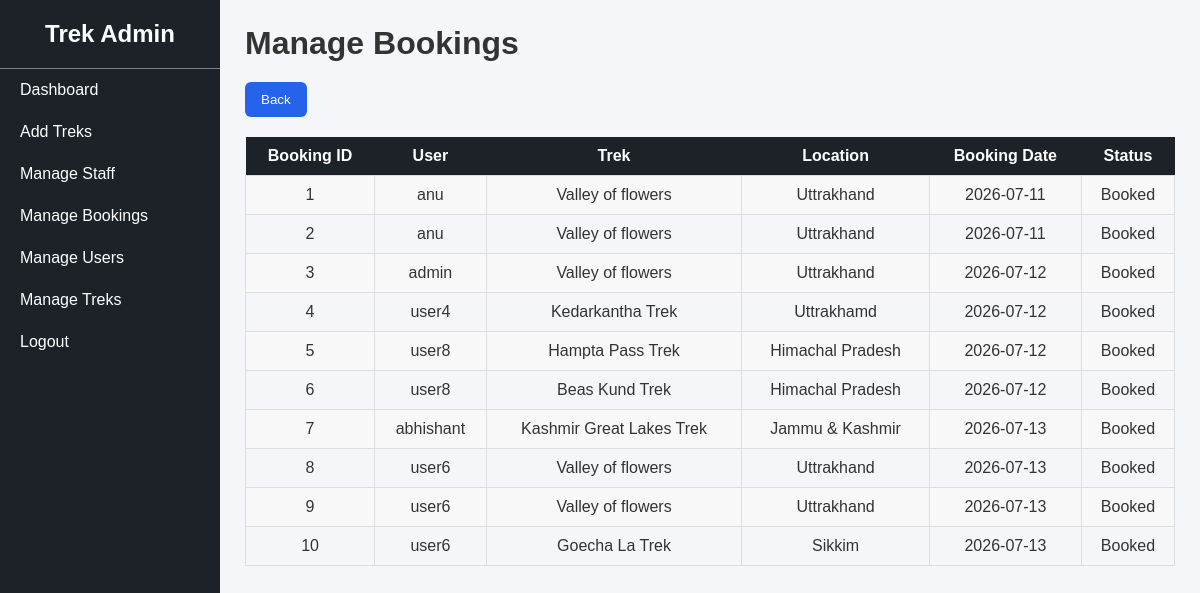
The app's page /manage_bookings (signed in), older data.
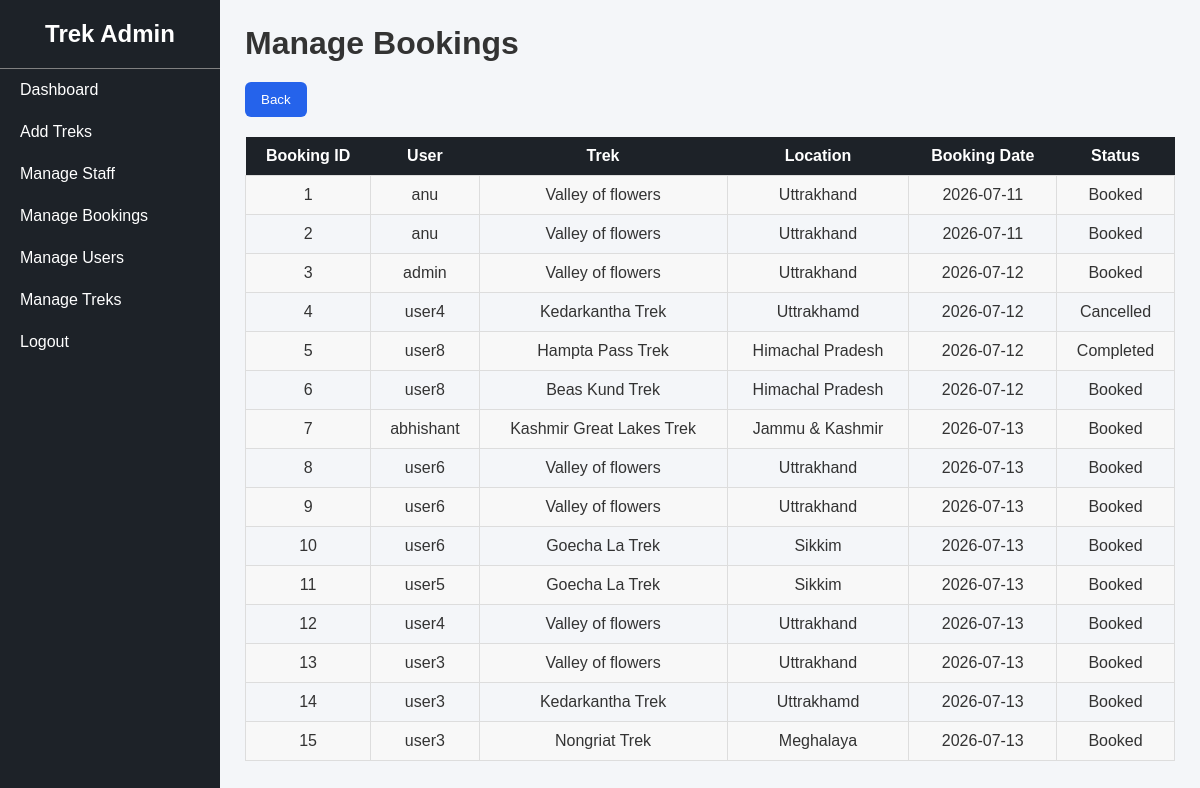
The same page, newer data.
### tables this page shows
CREATE TABLE bookings(
                 id INTEGER PRIMARY KEY AUTOINCREMENT,
                user_id INTEGER, 
                 username TEXT NOT NULL,
                 trek_id INTEGER,
                 booking_date DATE ,
                 status TEXT NOT NULL,
                 FOREIGN KEY(trek_id) REFERENCES treks(id),
                 FOREIGN KEY(user_id) REFERENCES users(id)
                 
                 );

CREATE TABLE treks(
                 id INTEGER PRIMARY KEY AUTOINCREMENT,
                 name TEXT NOT NULL,
                 location TEXT NOT NULL,
                 price INTEGER NOT NULL,
                 slots INTEGER NOT NULL,
                 difficulty TEXT NOT NULL,
                 duration INTEGER NOT NULL,
                 status TEXT NOT NULL DEFAULT 'Open',
                 assigned_staffID INTEGER NOT NULL,
                 start_date DATE ,
                 end_date DATE ,
                 description TEXT , image TEXT,
                 FOREIGN KEY (assigned_staffID) REFERENCES staff(id)
                 );

### app.py (the view)
@app.route("/manage_bookings")
def manage_bookings():
    if "user" not in session or session["user"] != "admin":
        return redirect("/login")
    conn = get_db_connnection()
    bookings = conn.execute("""
        SELECT
            bookings.id,
            bookings.username,
            treks.name,
            treks.location,
            bookings.booking_date,
            bookings.status
        FROM bookings
        JOIN treks
        ON bookings.trek_id = treks.id
    """).fetchall()
    conn.close()
    return render_template("manage_bookings.html", bookings=bookings)

### app.py (called while the page is built)
def get_db_connnection():
    conn = sqlite3.connect("database.db")
    conn.row_factory =sqlite3.Row
    return conn

### templates/manage_bookings.html
{% extends "admin_base.html" %}
{% block content %}
<h1>Manage Bookings</h1>
<a href="/admin_dashboard"><button type="button" class="sbtn" style="margin-top: 20px;">Back</button></a>
<table>
<tr>
    <th>Booking ID</th>
    <th>User</th>
    <th>Trek</th>
    <th>Location</th>
    <th>Booking Date</th>
    <th>Status</th>
</tr>
{% for booking in bookings %}
<tr>
    <td>{{ booking["id"] }}</td>
    <td>{{ booking["username"] }}</td>
    <td>{{ booking["name"] }}</td>
    <td>{{ booking["location"] }}</td>
    <td>{{ booking["booking_date"] }}</td>
    <td>{{ booking["status"] }}</td>
</tr>
{% endfor %}
</table>
{% endblock %}

Row changes from the older to the newer data that the page shows:
changed bookings id 4: status "Booked" → "Cancelled"
changed bookings "Hampta Pass Trek": status "Booked" → "Completed"
added bookings: id "11", username "user5", name "Goecha La Trek", location "Sikkim", booking_date "2026-07-13", status "Booked"
added bookings: id "12", username "user4", name "Valley of flowers", location "Uttrakhand", booking_date "2026-07-13", status "Booked"
added bookings: id "13", username "user3", name "Valley of flowers", location "Uttrakhand", booking_date "2026-07-13", status "Booked"
added bookings: id "14", username "user3", name "Kedarkantha Trek", location "Uttrakhamd", booking_date "2026-07-13", status "Booked"
added bookings: id "15", username "user3", name "Nongriat Trek", location "Meghalaya", booking_date "2026-07-13", status "Booked"
